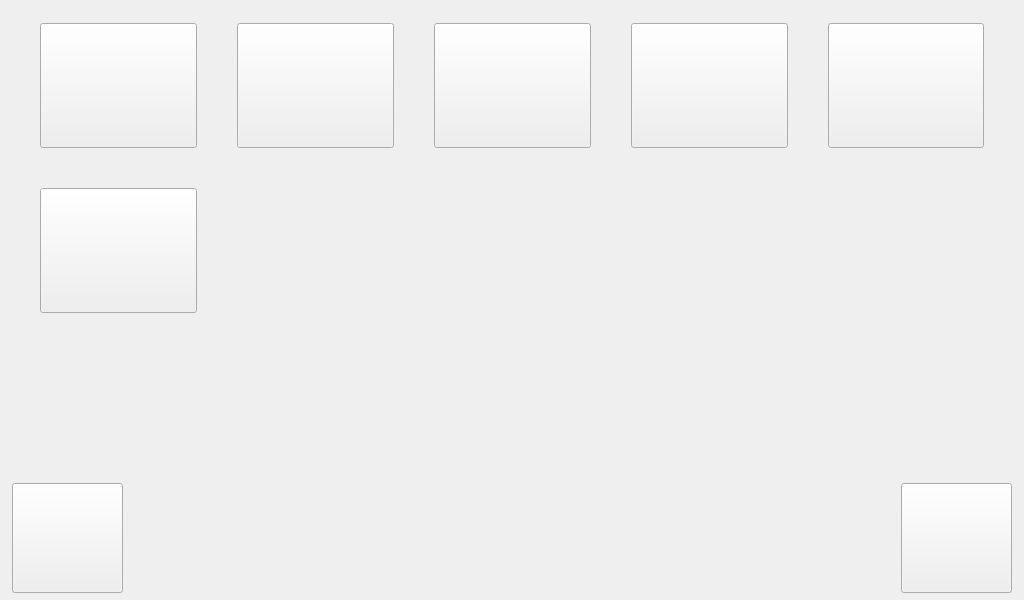
<?xml version="1.0" encoding="UTF-8"?>
<ui version="4.0">
 <class>Form</class>
 <widget class="QWidget" name="Form">
  <property name="geometry">
   <rect>
    <x>0</x>
    <y>0</y>
    <width>1024</width>
    <height>600</height>
   </rect>
  </property>
  <property name="sizePolicy">
   <sizepolicy hsizetype="Fixed" vsizetype="Fixed">
    <horstretch>0</horstretch>
    <verstretch>0</verstretch>
   </sizepolicy>
  </property>
  <property name="minimumSize">
   <size>
    <width>1024</width>
    <height>600</height>
   </size>
  </property>
  <property name="maximumSize">
   <size>
    <width>1024</width>
    <height>600</height>
   </size>
  </property>
  <property name="windowTitle">
   <string>Basic Settings</string>
  </property>
  <property name="styleSheet">
   <string notr="true">QWidget#ToolWidget {
	background-color: black;
}

QToolButton {
	background-color: transparent;
};</string>
  </property>
  <layout class="QVBoxLayout" name="verticalLayout">
   <property name="leftMargin">
    <number>0</number>
   </property>
   <property name="topMargin">
    <number>0</number>
   </property>
   <property name="rightMargin">
    <number>0</number>
   </property>
   <property name="bottomMargin">
    <number>0</number>
   </property>
   <item>
    <layout class="QGridLayout" name="gridLayout">
     <property name="leftMargin">
      <number>40</number>
     </property>
     <property name="topMargin">
      <number>23</number>
     </property>
     <property name="rightMargin">
      <number>40</number>
     </property>
     <property name="spacing">
      <number>40</number>
     </property>
     <item row="0" column="0">
      <widget class="QToolButton" name="toolButton">
       <property name="icon">
        <iconset>
         <normaloff>res/gui/settings_truckid.png</normaloff>res/gui/settings_truckid.png</iconset>
       </property>
       <property name="iconSize">
        <size>
         <width>159</width>
         <height>118</height>
        </size>
       </property>
      </widget>
     </item>
     <item row="0" column="1">
      <widget class="QToolButton" name="toolButton_4">
       <property name="icon">
        <iconset>
         <normaloff>res/gui/settings_wifi_none.png</normaloff>res/gui/settings_wifi_none.png</iconset>
       </property>
       <property name="iconSize">
        <size>
         <width>159</width>
         <height>118</height>
        </size>
       </property>
      </widget>
     </item>
     <item row="0" column="3">
      <widget class="QToolButton" name="toolButton_3">
       <property name="icon">
        <iconset>
         <normaloff>res/gui/settings_email.png</normaloff>res/gui/settings_email.png</iconset>
       </property>
       <property name="iconSize">
        <size>
         <width>159</width>
         <height>118</height>
        </size>
       </property>
      </widget>
     </item>
     <item row="0" column="2">
      <widget class="QToolButton" name="toolButton_2">
       <property name="icon">
        <iconset>
         <normaloff>res/gui/settings_code_none.png</normaloff>res/gui/settings_code_none.png</iconset>
       </property>
       <property name="iconSize">
        <size>
         <width>159</width>
         <height>118</height>
        </size>
       </property>
      </widget>
     </item>
     <item row="0" column="4">
      <widget class="QToolButton" name="toolButton_5">
       <property name="icon">
        <iconset>
         <normaloff>res/gui/settings_wthreshold_record.png</normaloff>res/gui/settings_wthreshold_record.png</iconset>
       </property>
       <property name="iconSize">
        <size>
         <width>159</width>
         <height>118</height>
        </size>
       </property>
      </widget>
     </item>
     <item row="1" column="0">
      <widget class="QToolButton" name="toolButton_6">
       <property name="icon">
        <iconset>
         <normaloff>res/gui/settings_wthreshold_match.png</normaloff>res/gui/settings_wthreshold_match.png</iconset>
       </property>
       <property name="iconSize">
        <size>
         <width>159</width>
         <height>118</height>
        </size>
       </property>
      </widget>
     </item>
    </layout>
   </item>
   <item>
    <spacer name="verticalSpacer">
     <property name="orientation">
      <enum>Qt::Vertical</enum>
     </property>
     <property name="sizeHint" stdset="0">
      <size>
       <width>20</width>
       <height>147</height>
      </size>
     </property>
    </spacer>
   </item>
   <item>
    <layout class="QHBoxLayout" name="horizontalLayout">
     <property name="leftMargin">
      <number>12</number>
     </property>
     <property name="rightMargin">
      <number>12</number>
     </property>
     <property name="bottomMargin">
      <number>7</number>
     </property>
     <item>
      <widget class="QToolButton" name="toolButton_7">
       <property name="icon">
        <iconset>
         <normaloff>res/gui/button_back.png</normaloff>res/gui/button_back.png</iconset>
       </property>
       <property name="iconSize">
        <size>
         <width>103</width>
         <height>103</height>
        </size>
       </property>
      </widget>
     </item>
     <item>
      <spacer name="horizontalSpacer">
       <property name="orientation">
        <enum>Qt::Horizontal</enum>
       </property>
       <property name="sizeHint" stdset="0">
        <size>
         <width>40</width>
         <height>20</height>
        </size>
       </property>
      </spacer>
     </item>
     <item>
      <widget class="QLabel" name="label">
       <property name="pixmap">
        <pixmap>res/gui/img_settings.png</pixmap>
       </property>
      </widget>
     </item>
     <item>
      <spacer name="horizontalSpacer_2">
       <property name="orientation">
        <enum>Qt::Horizontal</enum>
       </property>
       <property name="sizeHint" stdset="0">
        <size>
         <width>40</width>
         <height>20</height>
        </size>
       </property>
      </spacer>
     </item>
     <item>
      <widget class="QToolButton" name="toolButton_8">
       <property name="icon">
        <iconset>
         <normaloff>res/gui/button_home.png</normaloff>res/gui/button_home.png</iconset>
       </property>
       <property name="iconSize">
        <size>
         <width>103</width>
         <height>103</height>
        </size>
       </property>
      </widget>
     </item>
    </layout>
   </item>
  </layout>
 </widget>
 <resources/>
 <connections/>
</ui>
